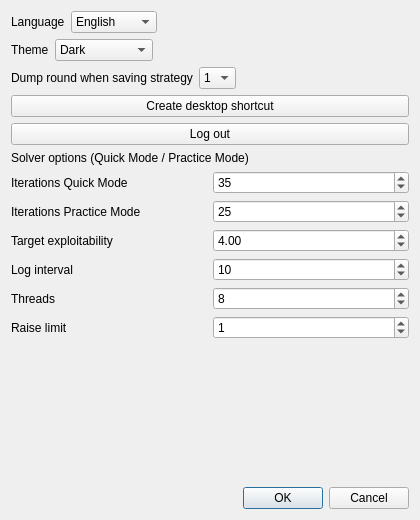
<?xml version="1.0" encoding="UTF-8"?>
<ui version="4.0">
 <class>SettingEditor</class>
 <widget class="QDialog" name="SettingEditor">
  <property name="geometry">
   <rect>
    <x>0</x>
    <y>0</y>
    <width>420</width>
    <height>520</height>
   </rect>
  </property>
  <property name="windowTitle">
   <string>Dialog</string>
  </property>
  <layout class="QVBoxLayout" name="verticalLayout_2">
   <item>
    <layout class="QVBoxLayout" name="verticalLayout">
     <item>
      <layout class="QHBoxLayout" name="horizontalLayout">
       <item>
        <widget class="QLabel" name="label">
         <property name="text">
          <string>Language</string>
         </property>
        </widget>
       </item>
       <item>
        <widget class="QComboBox" name="languageBox">
         <item>
          <property name="text">
           <string>English</string>
          </property>
         </item>
         <item>
          <property name="text">
           <string>Chinese</string>
          </property>
         </item>
         <item>
          <property name="text">
           <string>Español</string>
          </property>
         </item>
         <item>
          <property name="text">
           <string>Português</string>
          </property>
         </item>
        </widget>
       </item>
       <item>
        <spacer name="horizontalSpacer">
         <property name="orientation">
          <enum>Qt::Horizontal</enum>
         </property>
         <property name="sizeHint" stdset="0">
          <size>
           <width>40</width>
           <height>20</height>
          </size>
         </property>
        </spacer>
       </item>
      </layout>
     </item>
     <item>
      <layout class="QHBoxLayout" name="horizontalLayout_3">
       <item>
        <widget class="QLabel" name="label_3">
         <property name="text">
          <string>Theme</string>
         </property>
        </widget>
       </item>
       <item>
        <widget class="QComboBox" name="themeBox">
         <item>
          <property name="text">
           <string>Dark</string>
          </property>
         </item>
         <item>
          <property name="text">
           <string>Light</string>
          </property>
         </item>
         <item>
          <property name="text">
           <string>Poker Room</string>
          </property>
         </item>
         <item>
          <property name="text">
           <string>Violet</string>
          </property>
         </item>
         <item>
          <property name="text">
           <string>Fintech</string>
          </property>
         </item>
        </widget>
       </item>
       <item>
        <spacer name="horizontalSpacer_3">
         <property name="orientation">
          <enum>Qt::Horizontal</enum>
         </property>
         <property name="sizeHint" stdset="0">
          <size>
           <width>40</width>
           <height>20</height>
          </size>
         </property>
        </spacer>
       </item>
      </layout>
     </item>
     <item>
      <layout class="QHBoxLayout" name="horizontalLayout_2">
       <item>
        <widget class="QLabel" name="label_2">
         <property name="text">
          <string>Dump round when saving strategy</string>
         </property>
        </widget>
       </item>
       <item>
        <widget class="QComboBox" name="roundBox">
         <item>
          <property name="text">
           <string>1</string>
          </property>
         </item>
         <item>
          <property name="text">
           <string>2</string>
          </property>
         </item>
         <item>
          <property name="text">
           <string>3</string>
          </property>
         </item>
        </widget>
       </item>
       <item>
        <spacer name="horizontalSpacer_2">
         <property name="orientation">
          <enum>Qt::Horizontal</enum>
         </property>
         <property name="sizeHint" stdset="0">
          <size>
           <width>40</width>
           <height>20</height>
          </size>
         </property>
        </spacer>
       </item>
      </layout>
     </item>
     <item>
      <widget class="QPushButton" name="createShortcutButton">
       <property name="text">
        <string>Create desktop shortcut</string>
       </property>
      </widget>
     </item>
     <item>
      <widget class="QPushButton" name="logoutButton">
       <property name="text">
        <string>Log out</string>
       </property>
      </widget>
     </item>
     <item>
      <widget class="QLabel" name="quickModeOptionsLabel">
       <property name="text">
        <string>Solver options (Quick Mode / Practice Mode)</string>
       </property>
      </widget>
     </item>
     <item>
      <layout class="QHBoxLayout" name="horizontalLayout_4">
       <item>
        <widget class="QLabel" name="label_4">
         <property name="text">
          <string>Iterations Quick Mode</string>
         </property>
        </widget>
       </item>
       <item>
        <widget class="QSpinBox" name="quickIterationsBox">
         <property name="minimum">
          <number>5</number>
         </property>
         <property name="maximum">
          <number>1000</number>
         </property>
         <property name="value">
          <number>35</number>
         </property>
        </widget>
       </item>
      </layout>
     </item>
     <item>
      <layout class="QHBoxLayout" name="horizontalLayout_5">
       <item>
        <widget class="QLabel" name="label_5">
         <property name="text">
          <string>Iterations Practice Mode</string>
         </property>
        </widget>
       </item>
       <item>
        <widget class="QSpinBox" name="quizIterationsBox">
         <property name="minimum">
          <number>5</number>
         </property>
         <property name="maximum">
          <number>1000</number>
         </property>
         <property name="value">
          <number>25</number>
         </property>
        </widget>
       </item>
      </layout>
     </item>
     <item>
      <layout class="QHBoxLayout" name="horizontalLayout_6">
       <item>
        <widget class="QLabel" name="label_6">
         <property name="text">
          <string>Target exploitability</string>
         </property>
        </widget>
       </item>
       <item>
        <widget class="QDoubleSpinBox" name="exploitabilityBox">
         <property name="minimum">
          <double>0.100000000000000</double>
         </property>
         <property name="maximum">
          <double>20.000000000000000</double>
         </property>
         <property name="singleStep">
          <double>0.500000000000000</double>
         </property>
         <property name="value">
          <double>4.000000000000000</double>
         </property>
        </widget>
       </item>
      </layout>
     </item>
     <item>
      <layout class="QHBoxLayout" name="horizontalLayout_7">
       <item>
        <widget class="QLabel" name="label_7">
         <property name="text">
          <string>Log interval</string>
         </property>
        </widget>
       </item>
       <item>
        <widget class="QSpinBox" name="logIntervalBox">
         <property name="minimum">
          <number>1</number>
         </property>
         <property name="maximum">
          <number>100</number>
         </property>
         <property name="value">
          <number>10</number>
         </property>
        </widget>
       </item>
      </layout>
     </item>
     <item>
      <layout class="QHBoxLayout" name="horizontalLayout_8">
       <item>
        <widget class="QLabel" name="label_8">
         <property name="text">
          <string>Threads</string>
         </property>
        </widget>
       </item>
       <item>
        <widget class="QSpinBox" name="threadsBox">
         <property name="minimum">
          <number>1</number>
         </property>
         <property name="maximum">
          <number>64</number>
         </property>
         <property name="value">
          <number>8</number>
         </property>
        </widget>
       </item>
      </layout>
     </item>
     <item>
      <layout class="QHBoxLayout" name="horizontalLayout_9">
       <item>
        <widget class="QLabel" name="label_9">
         <property name="text">
          <string>Raise limit</string>
         </property>
        </widget>
       </item>
       <item>
        <widget class="QSpinBox" name="raiseLimitBox">
         <property name="minimum">
          <number>0</number>
         </property>
         <property name="maximum">
          <number>4</number>
         </property>
         <property name="value">
          <number>1</number>
         </property>
        </widget>
       </item>
      </layout>
     </item>
     <item>
      <spacer name="verticalSpacer">
       <property name="orientation">
        <enum>Qt::Vertical</enum>
       </property>
       <property name="sizeHint" stdset="0">
        <size>
         <width>20</width>
         <height>40</height>
        </size>
       </property>
      </spacer>
     </item>
    </layout>
   </item>
   <item>
    <widget class="QDialogButtonBox" name="confirmBox">
     <property name="orientation">
      <enum>Qt::Horizontal</enum>
     </property>
     <property name="standardButtons">
      <set>QDialogButtonBox::Cancel|QDialogButtonBox::Ok</set>
     </property>
    </widget>
   </item>
  </layout>
 </widget>
 <resources/>
 <connections>
  <connection>
   <sender>confirmBox</sender>
   <signal>accepted()</signal>
   <receiver>SettingEditor</receiver>
   <slot>accept()</slot>
   <hints>
    <hint type="sourcelabel">
     <x>248</x>
     <y>254</y>
    </hint>
    <hint type="destinationlabel">
     <x>157</x>
     <y>274</y>
    </hint>
   </hints>
  </connection>
  <connection>
   <sender>confirmBox</sender>
   <signal>rejected()</signal>
   <receiver>SettingEditor</receiver>
   <slot>reject()</slot>
   <hints>
    <hint type="sourcelabel">
     <x>316</x>
     <y>260</y>
    </hint>
    <hint type="destinationlabel">
     <x>286</x>
     <y>274</y>
    </hint>
   </hints>
  </connection>
 </connections>
</ui>
